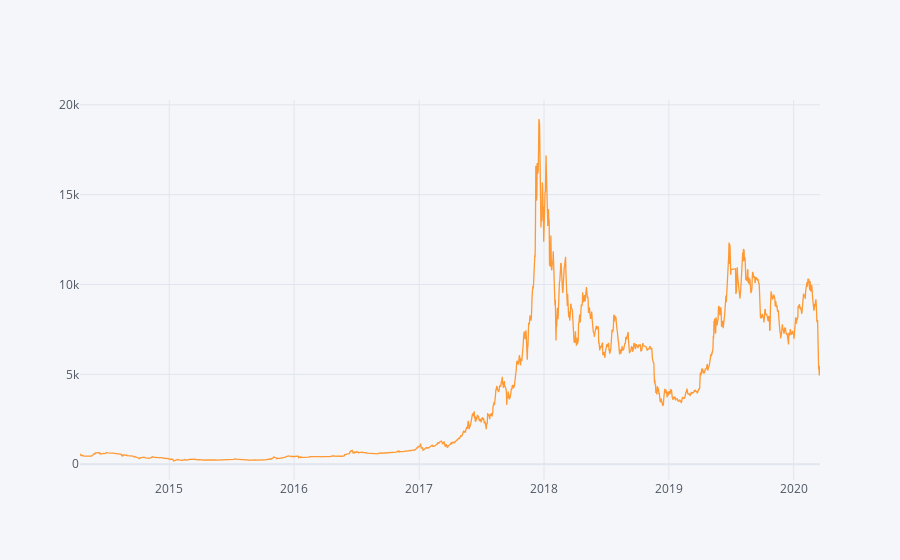

Source (notebook cell):
### Code cell
df.set_index('Date')['Last'].iplot()

### Figure 1 — Plotly figure (JSON) as saved in the notebook; plotly's stock layout.template omitted (floating-point values rounded to 4 significant figures; data arrays with more than 128 entries replaced by an {"elided": "..."} marker saying what was removed)
{"data": [{"line": {"color": "rgba(255, 153, 51, 1.0)", "dash": "solid", "shape": "linear", "width": 1.3}, "mode": "lines", "name": "Last", "text": "", "type": "scatter", "x": {"elided": "2119 str values"}, "y": {"elided": "2119 float values"}}], "layout": {"legend": {"bgcolor": "#F5F6F9", "font": {"color": "#4D5663"}}, "paper_bgcolor": "#F5F6F9", "plot_bgcolor": "#F5F6F9", "title": {"font": {"color": "#4D5663"}}, "xaxis": {"gridcolor": "#E1E5ED", "showgrid": true, "tickfont": {"color": "#4D5663"}, "title": {"font": {"color": "#4D5663"}, "text": ""}, "zerolinecolor": "#E1E5ED"}, "yaxis": {"gridcolor": "#E1E5ED", "showgrid": true, "tickfont": {"color": "#4D5663"}, "title": {"font": {"color": "#4D5663"}, "text": ""}, "zerolinecolor": "#E1E5ED"}}}
